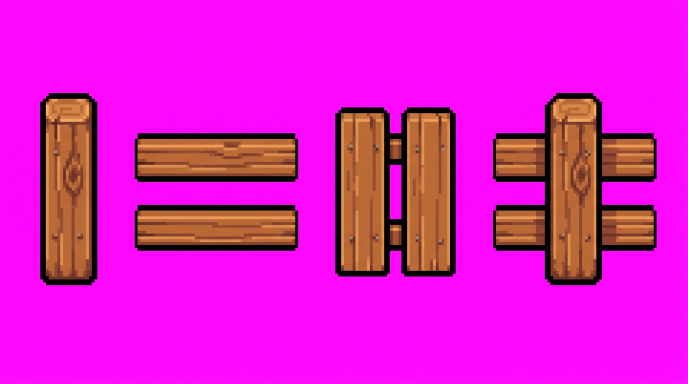
#> input picture tools/art_pipeline/raw/world/fence_kit.png, 1376 x 768 px (shown at 1/2 size)
$ python fences.py out.png
#> lines starting #> are read from the running program, lines starting #| are printed output that depends on the picture; after the words box and inside, x2 and y2 are one past the last pixel; in counts of white or black regions, pixels touching at a corner belong together
### tools/art_pipeline/process.py
#!/usr/bin/env python3
"""Hollowmere art pipeline: turns AI-generated images into game-ready pixel sprites.

Commands:
  sheet    <img> <names,comma,sep> <out_dir> [--cols N --rows N --size 64 --small 32]
           Slice a grid sheet of creatures into battle (size) + overworld (small) sprites.
  icons    <img> <names,...> <out_dir> [--cols N --rows N --size 16]
  single   <img> <out_png> --w W [--h H] [--colors N] [--anchor bottom|center]
  portrait <img> <out_png> [--size 64]

Backgrounds are keyed out (flat magenta / white / green) before downsampling.
Downsampling uses per-block majority vote, so edges stay crisp and halos vanish.
"""
import argparse
import os
import sys

import numpy as np
from PIL import Image

BG_KEYS = {
    "magenta": (255, 0, 255),
    "green": (0, 255, 0),
    "white": (255, 255, 255),
}


def load_rgba(path):
    return np.asarray(Image.open(path).convert("RGBA")).astype(np.int32)


def bg_mask(a, key="auto"):
    """True where pixel is background."""
    r, g, b, al = a[..., 0], a[..., 1], a[..., 2], a[..., 3]
    if key == "auto":
        q = (a[::4, ::4, :3] // 32).reshape(-1, 3)
        vals, counts = np.unique(q, axis=0, return_counts=True)
        med = vals[np.argmax(counts)] * 32 + 16
        if med[0] > 180 and med[2] > 180 and med[1] < 120:
            key = "magenta"
        elif med[1] > 180 and med[0] < 120 and med[2] < 120:
            key = "green"
        else:
            key = "white"
    if key == "magenta":
        m = (r > 150) & (b > 150) & (g < 140) & ((r + b) / 2 - g > 90)
        shade = (np.abs(r - b) < 45) & (np.minimum(r, b) - g > 55) & (np.minimum(r, b) > 70)
        for _ in range(24):
            grown = m.copy()
            grown[1:, :] |= m[:-1, :]
            grown[:-1, :] |= m[1:, :]
            grown[:, 1:] |= m[:, :-1]
            grown[:, :-1] |= m[:, 1:]
            grown &= shade | m
            if (grown == m).all():
                break
            m = grown
    elif key == "green":
        m = (g > 150) & (r < 140) & (b < 140) & (g - (r + b) / 2 > 80)
    else:
        m = (r > 238) & (g > 238) & (b > 238)
    return m | (al < 20)


# [14 lines left out: function grid_lines, not called in this run]


def downsample(a, mask, out_w, out_h, fg_thresh=0.45):
    """Majority-vote downsample of an RGBA region with a background mask."""
    h, w = mask.shape
    out = np.zeros((out_h, out_w, 4), dtype=np.uint8)
    ys = np.linspace(0, h, out_h + 1).astype(int)
    xs = np.linspace(0, w, out_w + 1).astype(int)
    for oy in range(out_h):
        for ox in range(out_w):
            y0, y1, x0, x1 = ys[oy], max(ys[oy + 1], ys[oy] + 1), xs[ox], max(xs[ox + 1], xs[ox] + 1)
            blk_m = ~mask[y0:y1, x0:x1]
            if blk_m.size == 0 or blk_m.mean() < fg_thresh:
                continue
            px = a[y0:y1, x0:x1, :3][blk_m]
            # Prefer the darkest quartile if the block is an outline edge, else median.
            lum = px @ np.array([0.299, 0.587, 0.114])
            if lum.std() > 40 and blk_m.mean() < 0.85:
                sel = px[lum <= np.percentile(lum, 35)]
                col = np.median(sel, axis=0)
            else:
                col = np.median(px, axis=0)
            out[oy, ox, :3] = col.astype(np.uint8)
            out[oy, ox, 3] = 255
    return out


def quantize(img_arr, colors=24):
    im = Image.fromarray(img_arr, "RGBA")
    alpha = im.getchannel("A")
    rgb = im.convert("RGB")
    q = rgb.quantize(colors=colors, method=Image.Quantize.MEDIANCUT, dither=Image.Dither.NONE).convert("RGB")
    out = q.convert("RGBA")
    out.putalpha(alpha.point(lambda v: 255 if v > 127 else 0))
    return out


# [325 lines left out: functions clean_islands, sprite_from_region, cmd_sheet, find_objects, cmd_icons_auto, cmd_sprites and 5 more, not called in this run]


# [2 lines that do not run on import are left out]

### tools/art_pipeline/fences.py
#!/usr/bin/env python3
"""Front-facing fence autotiles composited from Nano Banana 2 sheets.

Raw sheets (magenta background, straight-on, not isometric):
  raw/world/fence_kit.png    post, horizontal rails, vertical boards, assembled segment
  raw/world/picket_kit.png   picket, horizontal run, vertical slats, corner

Each game tile is 32x32 and numbered by neighbor mask N=1 E=2 S=4 W=8.
Rails are stamped from one repeating strip, so a neighbor continues the same pixels.

  fences.py [out_dir]
"""
import os
import sys

import numpy as np
from PIL import Image

sys.path.insert(0, os.path.dirname(os.path.abspath(__file__)))
from process import bg_mask, downsample, load_rgba, quantize

T = 32
RAW = os.path.join(os.path.dirname(os.path.abspath(__file__)), "raw", "world")


def blank():
    return np.zeros((T, T, 4), np.uint8)


def keyed(path):
    a = load_rgba(path)
    bg = bg_mask(a, "magenta")
#> in bg_mask, `r, g, b, al = a[..., 0], a[..., 1], a[..., 2], a[..., 3]`: al: shape (768, 1376) int32; every value is 255
#> in bg_mask, `m = (r > 150) & (b > 150) & (g < 140) & ((r + b) / 2 - g > 90)`:
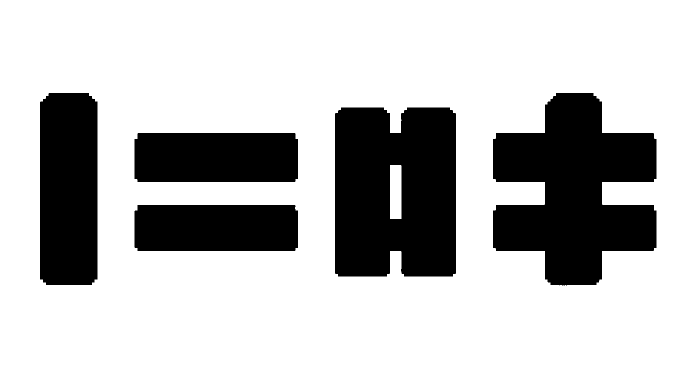
#> m: shape (768, 1376) bool (shown at 1/2 size); 74.9% white; 5 black regions, box (x1, y1, x2, y2) and area: (986, 186, 1313, 571) 83196, (670, 215, 912, 553) 76511, (80, 186, 195, 570) 43576, (269, 266, 596, 364) 31846, (269, 410, 596, 502) 29889
#> in bg_mask, `shade = (np.abs(r - b) < 45) & (np.minimum(r, b) - g > 55) & (np.minim..`: shade: shape (768, 1376) bool; 75.2% white; 5 black regions, box (x1, y1, x2, y2) and area: (986, 186, 1313, 570) 82655, (671, 215, 911, 553) 75504, (81, 186, 195, 570) 42809, (270, 267, 596, 364) 31424, (270, 410, 596, 501) 29464
    out = a.copy()
    out[bg] = 0
    return out.astype(np.uint8)


def x_segments(img, thresh=0.012):
    fg = img[..., 3] > 0
    col = fg.mean(axis=0)
    segs = []
    start = None
    for i, on in enumerate(col > thresh):
        if on and start is None:
            start = i
        elif not on and start is not None:
            segs.append((start, i - 1))
            start = None
    if start is not None:
        segs.append((start, len(col) - 1))
    return segs


def crop_box(img, x0, x1):
    sub = img[:, x0:x1 + 1]
    fg = sub[..., 3] > 0
    ys, xs = np.where(fg)
    if len(xs) == 0:
        return sub
    return sub[ys.min():ys.max() + 1, xs.min():xs.max() + 1]


def chunks_along(img, vertical):
    """Split on the empty gaps. vertical=True separates left/right pieces."""
    fg = img[..., 3] > 0
    occ = fg.any(axis=0) if vertical else fg.any(axis=1)
    parts = []
    start = None
    for i, on in enumerate(occ):
        if on and start is None:
            start = i
        elif not on and start is not None:
            parts.append((start, i))
            start = None
    if start is not None:
        parts.append((start, len(occ)))
    crops = []
    for a, b in parts:
        if vertical:
            crops.append(img[:, a:b])
        else:
            crops.append(img[a:b])
    return crops


def trim_ends(img, vertical, frac=0.12):
    """Drop the end caps so a rail can continue into the next tile."""
    n = img.shape[1] if vertical else img.shape[0]
    cut = max(1, int(n * frac))
    if vertical:
        return img[:, cut:n - cut]
    return img[cut:n - cut]


def fit(img, w, h):
    bg = img[..., 3] == 0
    small = downsample(img.astype(np.int32), bg, w, h, fg_thresh=0.3)
    return np.asarray(quantize(small, 12))


def repeat(img, length, vertical):
    """Repeat a strip. The sample at 0 and at `length` share a phase, and the
    last pixel is a copy of the first so neighboring tiles meet on the same column."""
    axis = 0 if vertical else 1
    src_n = img.shape[axis]
    out_shape = (length, img.shape[1], 4) if vertical else (img.shape[0], length, 4)
    out = np.zeros(out_shape, np.uint8)
    for i in range(length):
        src_i = i % src_n
        if vertical:
            out[i] = img[src_i]
        else:
            out[:, i] = img[:, src_i]
    if vertical:
        out[-1] = out[0]
    else:
        out[:, -1] = out[:, 0]
    return out


def blit(dst, src, x, y):
    if src is None or src.size == 0:
        return
    h, w = src.shape[:2]
    x0, y0 = max(0, x), max(0, y)
    x1, y1 = min(dst.shape[1], x + w), min(dst.shape[0], y + h)
    if x1 <= x0 or y1 <= y0:
        return
    patch = src[y0 - y:y0 - y + (y1 - y0), x0 - x:x0 - x + (x1 - x0)]
    region = dst[y0:y1, x0:x1]
    mask = patch[..., 3:4] > 140
    region[:] = np.where(mask, patch, region)


def blit_span(dst, src, x0, x1, y):
    """Stamp a horizontal strip, but only between x0 and x1 (inclusive)."""
    if x1 < x0:
        return
    full = np.zeros((src.shape[0], T, 4), np.uint8)
    blit(full, src, 0, 0)
    blit(dst, full[:, x0:x1 + 1], x0, y)


def blit_column(dst, src, x, y0, y1):
    if y1 < y0:
        return
    full = np.zeros((T, src.shape[1], 4), np.uint8)
    blit(full, src, 0, 0)
    blit(dst, full[y0:y1 + 1], x, y0)


def load_kits():
    wood = keyed(os.path.join(RAW, "fence_kit.png"))
    pick = keyed(os.path.join(RAW, "picket_kit.png"))
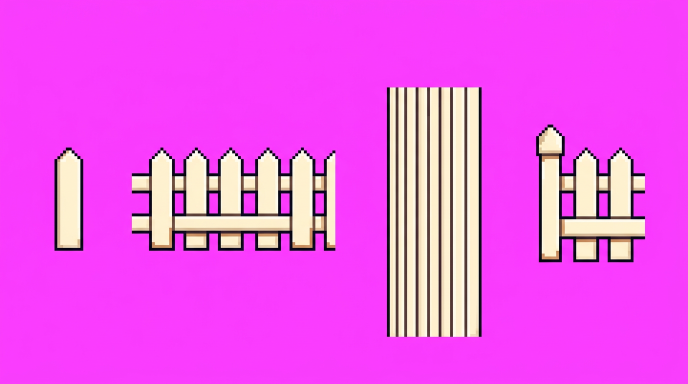
#> input picture tools/art_pipeline/raw/world/picket_kit.png, 1376 x 768 px (shown at 1/2 size)
#> in bg_mask (call 2), `m = (r > 150) & (b > 150) & (g < 140) & ((r + b) / 2 - g > 90)`: m: shape (768, 1376) bool; 80% white; 4 black regions, box (x1, y1, x2, y2) and area: (774, 174, 963, 674) 94325, (264, 295, 671, 502) 65041, (1072, 249, 1290, 525) 40812, (109, 295, 167, 502) 11335
#> in bg_mask (call 2), `shade = (np.abs(r - b) < 45) & (np.minimum(r, b) - g > 55) & (np.minim..`: shade: shape (768, 1376) bool; 80.2% white; 4 black regions, box (x1, y1, x2, y2) and area: (774, 175, 963, 674) 94172, (264, 295, 671, 501) 63664, (1073, 250, 1290, 524) 39946, (109, 295, 166, 501) 11064
#> in keyed (call 2), `out[bg] = 0`:
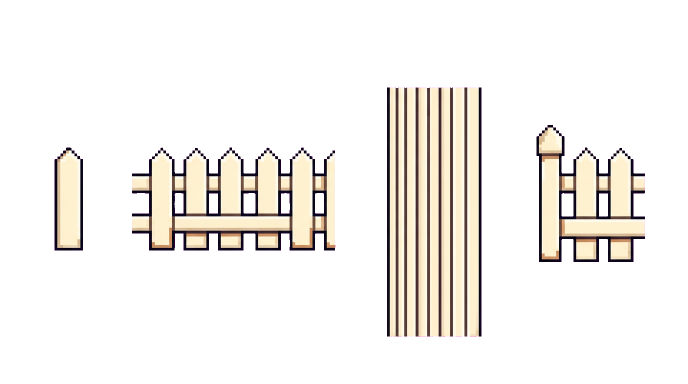
#> out: shape (768, 1376, 4) int32 (shown at 1/2 size); mean R, G, B, A 38.9, 36, 32.2, 50.4; transparent parts drawn white
    wseg = [crop_box(wood, a, b) for a, b in x_segments(wood)]
#> in x_segments, `col = fg.mean(axis=0)`: col = 1376 values, max 0.5 at index 99, min 0 at index 0, mean 0.248
#> after the loop in x_segments, `for i, on in enumerate(col > thresh):`: segs = [(81, 193), (270, 595), (671, 910), (986, 1312)]
#> in crop_box, `fg = sub[..., 3] > 0`: fg: shape (768, 113) bool; 49.3% white; 1 white region, box (x1, y1, x2, y2) and area: (0, 186, 113, 570) 42806
#> in crop_box (call 2), `fg = sub[..., 3] > 0`: fg: shape (768, 326) bool; 24.3% white; 2 white regions, box (x1, y1, x2, y2) and area: (0, 267, 326, 364) 31424, (0, 410, 326, 501) 29464
#> in crop_box (call 3), `fg = sub[..., 3] > 0`: fg: shape (768, 240) bool; 41% white; 1 white region, box (x1, y1, x2, y2) and area: (0, 215, 240, 553) 75504
#> call 4 of crop_box, with x0 = 986, x1 = 1312
#> in crop_box (call 4), `fg = sub[..., 3] > 0`: fg: shape (768, 327) bool; 32.9% white; 1 white region, box (x1, y1, x2, y2) and area: (0, 186, 327, 570) 82655
#> in crop_box (call 4), `return sub[ys.min():ys.max() + 1, xs.min():xs.max() + 1]`:
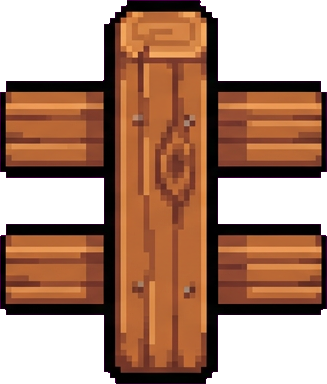
#> returned value: shape (384, 327, 4); mean of channels 0, 1, 2, 3 85.8, 48.1, 28, 167.9; transparent parts drawn white
    pseg = [crop_box(pick, a, b) for a, b in x_segments(pick)]
    if len(wseg) < 4 or len(pseg) < 4:
        sys.exit(f"expected 4 objects on each sheet, got wood {len(wseg)} picket {len(pseg)}")
    return wseg, pseg


def wood_parts(segs):
    post = fit(segs[0], 10, 22)
    rails = chunks_along(segs[1], vertical=False)
    rails = [r for r in rails if r.shape[0] > 8 and r[..., 3].mean() > 0.05]
    rails.sort(key=lambda r: -r.shape[0] * r.shape[1])
    top = repeat(fit(trim_ends(rails[0], vertical=True), 16, 4), T, vertical=False)
    bot = repeat(fit(trim_ends(rails[1] if len(rails) > 1 else rails[0], vertical=True), 16, 4), T, vertical=False)
    boards = chunks_along(segs[2], vertical=True)
    boards = [b for b in boards if b.shape[1] > 20]
    boards.sort(key=lambda b: b.shape[1] * b.shape[0], reverse=True)
    left = repeat(fit(trim_ends(boards[0], vertical=False), 5, 8), T, vertical=True)
    right_src = boards[1] if len(boards) > 1 else boards[0]
    right = repeat(fit(trim_ends(right_src, vertical=False), 5, 8), T, vertical=True)
    return post, top, bot, left, right


def picket_parts(segs):
    # One picket-to-picket period, repeated so a long run stays even.
    run = segs[1]
    period = _picket_period(run)
    tile = fit(period, 8, 22)
    row = repeat(tile, T, vertical=False)
    slat = segs[2]
    if slat.shape[1] > 80:
        x = (slat.shape[1] - 80) // 2
        slat = slat[:, x:x + 80]
    slats = repeat(fit(slat, 12, 8), T, vertical=True)
    post = fit(segs[0], 6, 24)
    return row, slats, post


def _picket_period(run):
    """Crop one full picket, from the gap before it to the gap after it."""
    fg = run[..., 3] > 0
    ys, xs = np.where(fg)
    body = run[ys.min():ys.max() + 1, xs.min():xs.max() + 1]
    tips = body[:max(8, body.shape[0] // 6), ..., 3] > 0
    col = tips.mean(axis=0) > 0.25
    spans = []
    start = None
    for i, on in enumerate(col):
        if on and start is None:
            start = i
        elif not on and start is not None:
            spans.append((start, i - 1))
            start = None
    if start is not None:
        spans.append((start, len(col) - 1))
    # Full pickets only; the sheet cuts one off at the right edge.
    spans = [s for s in spans if s[1] - s[0] > 20]
    if len(spans) < 2:
        return body
    gap = spans[1][0] - spans[0][1]
    left = max(0, spans[0][0] - gap // 2)
    right = min(body.shape[1], spans[0][1] + gap // 2 + 1)
    return body[:, left:right]


def _h_span(mask, post_x, post_w):
    west, east = mask & 8, mask & 2
    if west and east:
        return 0, T - 1
    if west:
        return 0, post_x + post_w // 2
    if east:
        return post_x + post_w // 2, T - 1
    return None


def wood_tile(mask, parts):
    post, top, bot, left, right = parts
    im = blank()
    north_on, south_on = mask & 1, mask & 4
    px, py = 11, 6
    # Two boards, full height on a straight north-south run so the planks continue.
    if north_on or south_on:
        if north_on and south_on and not (mask & 2 or mask & 8):
            y0, y1 = 0, T - 1
        elif north_on and south_on:
            y0, y1 = 0, T - 1
        elif north_on:
            y0, y1 = 0, py + 6
        else:
            y0, y1 = py + post.shape[0] - 6, T - 1
        blit_column(im, left, 10, y0, y1)
        blit_column(im, right, 17, y0, y1)
    span = _h_span(mask, px, post.shape[1])
    if span:
        blit_span(im, top, span[0], span[1], 11)
        blit_span(im, bot, span[0], span[1], 18)
    # The post is the joint. A pure vertical run is just the two boards.
    if mask != 5:
        blit(im, post, px, py)
    return im


def picket_tile(mask, parts):
    row, slats, post = parts
    im = blank()
    north_on, south_on = mask & 1, mask & 4
    px, py = 13, 4
    if north_on or south_on:
        if north_on and south_on:
            y0, y1 = 0, T - 1
        elif north_on:
            y0, y1 = 0, 18
        else:
            y0, y1 = 14, T - 1
        blit_column(im, slats, 10, y0, y1)
    span = _h_span(mask, px, post.shape[1])
    if span:
        blit_span(im, row, span[0], span[1], 6)
    # Even pickets on a straight run. A post marks an end, a corner or a crossing.
    if mask not in (10, 5):
        blit(im, post, px, py)
    return im


def sign():
    """A blank board on a post, square to the camera. No letters."""
    im = blank()
    ink = (34, 24, 30, 255)
    hi = (212, 156, 96, 255)
    mid = (176, 116, 68, 255)
    wood = (148, 90, 52, 255)
    dk = (108, 64, 42, 255)
    deep = (72, 42, 36, 255)
    x0, x1, y0, y1 = 3, 28, 3, 16
    im[y0:y1 + 1, x0:x1 + 1] = ink
    im[y0 + 1:y1, x0 + 1:x1] = wood
    im[y0 + 1:y0 + 3, x0 + 1:x1] = hi
    im[y0 + 2, x0 + 2:x1 - 1] = mid
    im[y0 + 6, x0 + 1:x1] = ink
    im[y0 + 7, x0 + 1:x1] = dk
    im[y1 - 2, x0 + 1:x1 - 1] = dk
    im[y1 - 1, x0:x1 + 1] = ink
    for x in (6, 11, 18, 23):
        im[y0 + 4, x] = dk
        im[y0 + 10, x + 1] = mid
    for x in (8, 23):
        im[y0 + 3, x] = deep
        im[y0 + 3, x + 1] = ink
        im[y0 + 9, x] = deep
        im[y0 + 9, x + 1] = ink
    for y in range(y1, 31):
        for x in range(14, 18):
            if x in (14, 17) or y == 30:
                im[y, x] = ink
            elif x == 15:
                im[y, x] = hi
            elif x == 16:
                im[y, x] = dk
            else:
                im[y, x] = wood
    return im


def save(im, path):
    Image.fromarray(im, "RGBA").save(path)


def preview(pieces, path):
    grass = (95, 166, 75, 255)
    dark = (53, 108, 50, 255)
    layout = [
        "....h...",
        "..v.h--.",
        "..v.|+--",
        "..L-+.|.",
        "....|.|.",
        "....L-J.",
    ]
    rows, cols = len(layout), len(layout[0])
    canvas = np.zeros((rows * T, cols * T, 4), np.uint8)
    for y in range(rows * T):
        for x in range(cols * T):
            canvas[y, x] = grass if (x // 4 + y // 4) % 2 == 0 else dark
    cells = {}
    for r, row in enumerate(layout):
        for c, ch in enumerate(row):
            if ch != ".":
                cells[(c, r)] = ch
    for (c, r), _ch in cells.items():
        m = 0
        if (c, r - 1) in cells:
            m |= 1
        if (c + 1, r) in cells:
            m |= 2
        if (c, r + 1) in cells:
            m |= 4
        if (c - 1, r) in cells:
            m |= 8
        spr = pieces[m]
        blk = canvas[r * T:(r + 1) * T, c * T:(c + 1) * T]
        a = spr[..., 3:4] > 0
        blk[:] = np.where(a, spr, blk)
    big = Image.fromarray(canvas, "RGBA").resize((cols * T * 4, rows * T * 4), Image.NEAREST)
    big.save(path)


def check_seams(pieces):
    def col(im, x):
        return im[:, x].tobytes()

    def row(im, y):
        return im[y].tobytes()

    assert col(pieces[10], 0) == col(pieces[10], T - 1)
    assert col(pieces[2], T - 1) == col(pieces[8], 0)
    assert row(pieces[5], 0) == row(pieces[5], T - 1)
    assert row(pieces[4], T - 1) == row(pieces[1], 0)
    assert col(pieces[6], T - 1) == col(pieces[10], T - 1)
    assert row(pieces[6], T - 1) == row(pieces[5], T - 1)


def icon_from(tile):
    bg = tile[..., 3] == 0
    return downsample(tile.astype(np.int32), bg, 16, 16, fg_thresh=0.25)


def main():
    out = sys.argv[1] if len(sys.argv) > 1 else "game/assets/world"
    os.makedirs(out, exist_ok=True)
    wseg, pseg = load_kits()
#> in load_kits, `wseg = [crop_box(wood, a, b) for a, b in x_segments(wood)]`: wseg = 4 items
#> in crop_box (call 5), `fg = sub[..., 3] > 0`: fg: shape (768, 57) bool; 25.3% white; 1 white region, box (x1, y1, x2, y2) and area: (0, 295, 57, 501) 11064
#> in crop_box (call 6), `fg = sub[..., 3] > 0`: fg: shape (768, 406) bool; 20.4% white; 1 white region, box (x1, y1, x2, y2) and area: (0, 295, 406, 501) 63659
#> in crop_box (call 7), `fg = sub[..., 3] > 0`: fg: shape (768, 189) bool; 64.9% white; 2 black regions, box (x1, y1, x2, y2) and area: (0, 0, 189, 176) 33092, (0, 673, 189, 768) 17888
#> in crop_box (call 8), `sub = img[:, x0:x1 + 1]`:
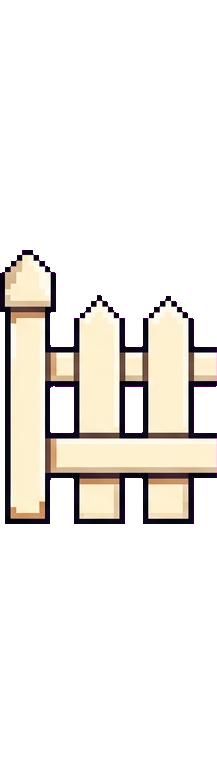
#> sub: shape (768, 217, 4); mean of channels 0, 1, 2, 3 45.9, 42.6, 38.1, 61.1; transparent parts drawn white
#> in crop_box (call 8), `fg = sub[..., 3] > 0`: fg: shape (768, 217) bool; 24% white; 1 white region, box (x1, y1, x2, y2) and area: (0, 250, 217, 524) 39946
#> in crop_box (call 8), `return sub[ys.min():ys.max() + 1, xs.min():xs.max() + 1]`:
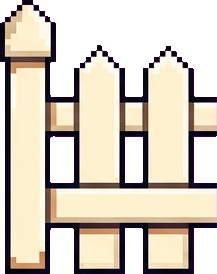
#> returned value: shape (274, 217, 4); mean of channels 0, 1, 2, 3 128.7, 119.4, 106.7, 171.3; transparent parts drawn white
#> wseg = 4 items; pseg = 4 items
    wood_p = wood_parts(wseg)
#> in fit, `bg = img[..., 3] == 0`: bg: shape (384, 113) bool; 1.4% white; 4 white regions, box (x1, y1, x2, y2) and area: (0, 0, 18, 18) 199, (96, 0, 113, 18) 197, (0, 372, 11, 384) 95, (102, 372, 113, 384) 95
#> in chunks_along, `fg = img[..., 3] > 0`:
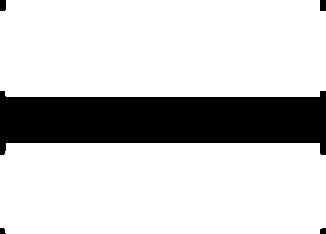
#> fg: shape (234, 326) bool; 79.8% white; 5 black regions, box (x1, y1, x2, y2) and area: (0, 91, 326, 155) 15201, (320, 0, 326, 11) 66, (0, 0, 6, 11) 65, (320, 228, 326, 234) 34, (0, 228, 6, 234) 30
#> the loop in chunks_along, `for i, on in enumerate(occ):` made 234 passes
#> start on passes 1, 144: 0, 143
#> after the loop in chunks_along, `for i, on in enumerate(occ):`: parts = [(0, 97)]; start = 143
#> the loop in chunks_along, `for a, b in parts:` made 2 passes
#> (a, b) on passes 1 to 2: (0, 97), (143, 234)
#> after the loop in chunks_along, `for a, b in parts:`: crops = 2 items
#> in repeat, `axis = 0 if vertical else 1`: axis = 1
#> in repeat, `src_n = img.shape[axis]`: src_n = 16
#> the loop in repeat, `for i in range(length):` made 32 passes
#> src_i on passes 1 to 12: 0, 1, 2, 3, 4, 5, 6, 7, 8, 9, 10, 11
#> the loop in repeat (call 2), `for i in range(length):` made 32 passes
#> the loop in chunks_along (call 2), `for i, on in enumerate(occ):` made 240 passes
#> the loop in chunks_along (call 2), `for a, b in parts:` made 1 pass
#> (a, b) on pass 1: (0, 240)
#> in wood_parts, `boards = chunks_along(segs[2], vertical=True)`: boards = 1 item
#> wood_p = 5 items
    pick_p = picket_parts(pseg)
#> the loop in _picket_period, `for i, on in enumerate(col):` made 406 passes
#> on on passes 1 to 12: False, False, False, False, False, False, False, False, False, False, False, False
#> after the loop in _picket_period, `for i, on in enumerate(col):`: spans = [(34, 84), (103, 153), (172, 222), (247, 297), (316, 365)]; start = 384
#> in _picket_period, `spans = [s for s in spans if s[1] - s[0] > 20]`: spans = [(34, 84), (103, 153), (172, 222), (247, 297), (316, 365), (384, 405)]
#> in _picket_period, `gap = spans[1][0] - spans[0][1]`: gap = 19
#> in _picket_period, `left = max(0, spans[0][0] - gap // 2)`: left = 25
#> in _picket_period, `right = min(body.shape[1], spans[0][1] + gap // 2 + 1)`: right = 94
    wood = [wood_tile(m, wood_p) for m in range(16)]
#> wood = 16 items
    pick = [picket_tile(m, pick_p) for m in range(16)]
#> pick = 16 items
    check_seams(wood)
    check_seams(pick)
    for m in range(16):
        save(wood[m], os.path.join(out, f"fence_{m}.png"))
        save(pick[m], os.path.join(out, f"picket_{m}.png"))
    save(wood[10], os.path.join(out, "fence.png"))
    save(pick[10], os.path.join(out, "picket_fence.png"))
    save(sign(), os.path.join(out, "sign.png"))
    if out.rstrip("/").endswith("world"):
        save(icon_from(pick[10]), os.path.join(os.path.dirname(out), "items", "picket_fence.png"))
    preview(wood, "/tmp/fence_preview.png")
    preview(pick, "/tmp/picket_preview.png")
    print("wrote fence and picket sprites to", out)
#| wrote fence and picket sprites to out.png


if __name__ == "__main__":
    main()
